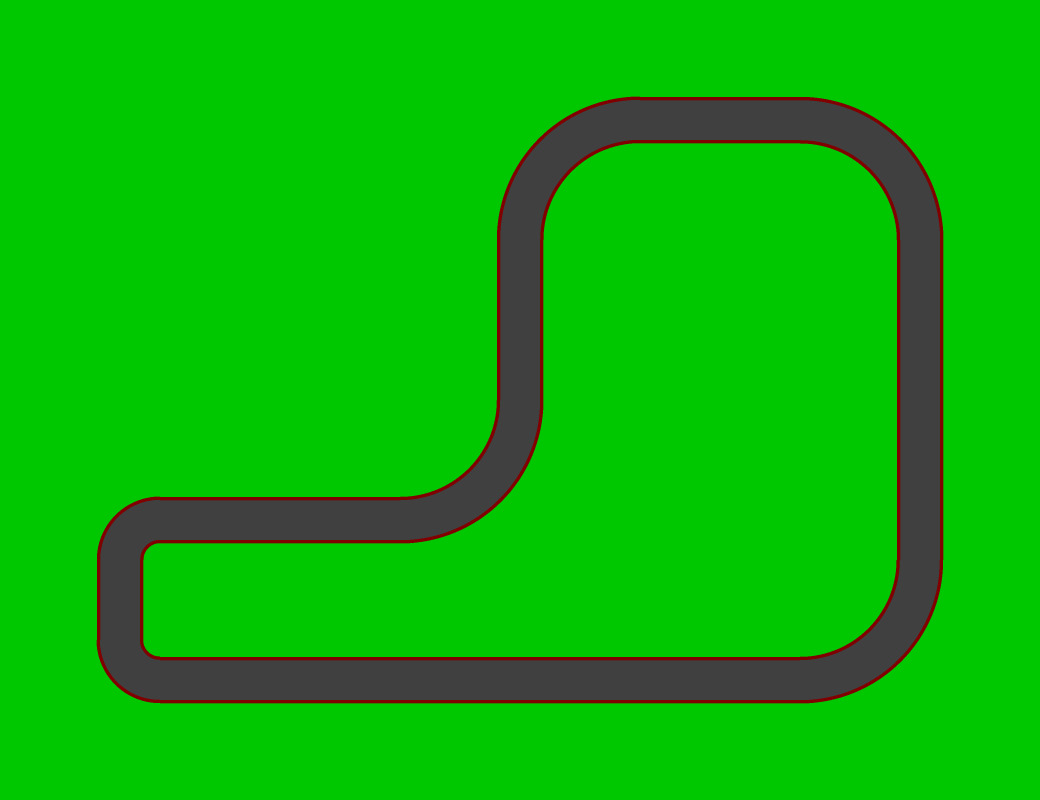
#> input picture Tools/Scripts/MakeTracks/fuji.png, 3120 x 2400 px, given in place of empty.png, which was not available (shown at 1/3 size)
$ python randomtrack.py
#> lines starting #> are read from the running program, lines starting #| are printed output that depends on the picture; pictures that were not available may be replaced by others from this repository, and a replacement may not be noted
### Tools/Scripts/MakeTracks/pathastar.py
#probably just do a flood fill, despite the filename


deltas = [(0, 1),
          (1, 0),
          (0, -1),
          (-1, 0)]

def tracePath(firstPosn, lastPosn, distances):
    firstPosn = firstPosn[:2]
    lastPosn = lastPosn[:2]
    #print("tracing fp:", firstPosn, "lp:", lastPosn)
    curPos = lastPosn
    backPath = [lastPosn]
    while True:
        bestPos = None
        bestDist = -1

        for dx, dy in deltas:
            nx = curPos[0] + dx
            ny = curPos[1] + dy

            curDist = distances[curPos]

            newPos = (nx, ny)

            if not newPos in distances:
                continue
            newDist = distances[newPos]

            if newDist == curDist - 1:
                bestPos = newPos
                bestDist = newDist
                break
        if bestPos is None:
            print ("error!")
            return None
        curPos = bestPos
        #print ("tracing through", curPos)
        backPath.append(curPos)
        if curPos == firstPosn:
            backPath.reverse()
            return backPath

    return [firstPosn, lastPosn]

def findShortestPath(path, maxDist):
    distances = {}

    for pi, posn in enumerate(path):
        posnX = posn[0]
        posnY = posn[1]

        distances[(posnX, posnY)] = pi

    #print ("start distances:")
    #print (distances)

    firstPosn = path[0][:2]
    lastPosn = path[-1][:2]
    openPosns = [lastPosn]

    destPosn = path[0][:2]

    # TODO make this smarter
    destPosn = (-1, 0)

    if (destPosn == lastPosn):
        if len(path) <= maxDist:
            return path
        else:
            return None

    while openPosns:
        posn = openPosns.pop(0)
        oldDist = distances[posn]
        newDist = oldDist + 1

        #print("considering pos",posn, " with dist ", oldDist)

        if newDist > maxDist:
            continue

        for dx, dy in deltas:
            newX = posn[0] + dx
            newY = posn[1] + dy

            newPosn = (newX, newY)

            canPlace = False

            if not (newPosn in distances):
                canPlace = True
            else:
                newPosnDist = distances[newPosn]
                if newPosnDist > newDist:
                    canPlace = True

            if canPlace:
                distances[newPosn] = newDist

                if newPosn == destPosn:
                    #print("tracing path")
                    #for dk in distances:
                    #    print(dk, distances[dk])

                    return tracePath(firstPosn, destPosn, distances)[1:]
                else:
                    openPosns.append(newPosn)
    return None


# [9 lines left out: function test, not called in this run]


# [2 lines that do not run on import are left out]

### Tools/Scripts/MakeTracks/randomtrack.py
import random
from enum import Enum

from PIL import Image

import pathastar

class Turn(Enum):
    LEFT = 1
    STRAIGHT = 2
    RIGHT = 3

def extendPosns(posns, e):
    lastPosn = posns[-1]
    lastDir = lastPosn[3]
    deltas = [(1, 0),
              (0, 1),
              (-1, 0),
              (0, -1)]
    dirDelta = {Turn.LEFT: 1,
                Turn.STRAIGHT: 0,
                Turn.RIGHT: 3}
    newDir = (lastDir + dirDelta[e]) % 4
    deltaPosn = deltas[lastDir]
    newXY = (lastPosn[0] + deltaPosn[0],
             lastPosn[1] + deltaPosn[1])
    return (newXY[0], newXY[1], lastDir, newDir)

def hasOverlap(posns):
    posSet = set()
    for p in posns:
        pxy = p[:2]
        if pxy in posSet:
            return True
        posSet.add(pxy)
    return False

def canClose(posns, final_loop_len):
    sp = pathastar.findShortestPath(posns, final_loop_len)
    if sp is None:
        return False
    return len(sp) <= final_loop_len

def makeTrackRecursive(final_loop_len, posns):
    # TODO make this smarter
    if posns[-1][:2] == (-1, 0):
        lastPosn = posns[-1]
        lX = lastPosn[0]
        lY = lastPosn[1]
        inDir = lastPosn[2]
        outDir = posns[0][2]
        posns[-1] = (lX, lY, inDir, outDir)
        return posns

    if (len(posns) == final_loop_len):
        return None

    print("track so far")
    printTrack(posns)
    print("current len:", len(posns))
    print("target len: ", final_loop_len)

    extensions = [Turn.LEFT, Turn.STRAIGHT, Turn.RIGHT]
    random.shuffle(extensions)

    for e in extensions:
        print (e)

        newPosns = posns + [extendPosns(posns, e)]
        #print ("new posns:", newPosns)

        if hasOverlap(newPosns):
            #print("has overlap, rejecting")
            continue

        if not canClose(newPosns, final_loop_len):
            #print("cannot close, rejecting")
            continue

        newSoln = makeTrackRecursive(final_loop_len, newPosns)
        if not (newSoln is None):
            return newSoln
    return None

def printTrack(posns):
    min_x = posns[0][0]
    min_y = posns[0][1]
    max_x = posns[0][0]
    max_y = posns[0][1]

    for p in posns:
        min_x = min(min_x, p[0])
        min_y = min(min_y, p[1])
        max_x = max(max_x, p[0])
        max_y = max(max_y, p[1])

    for y in range(max_y + 1, min_y - 1, -1):
        s = ""
        for x in range(min_x, max_x+1):
            foundPos = False
            for p in posns:
                if p[0]==x and p[1]==y:
                    foundPos = True
                    break
            if p == posns[0]:
                s += '>'
                continue
            if foundPos:
                turns = {(0, 0): '-',
                         (2, 2): '-',
                         (1, 1): '|',
                         (3, 3): '|',
                         (0, 1): 'J',
                         (0, 3): '\\',
                         (1, 2): '\\',
                         (1, 0): 'r',
                         (2, 1): 'L',
                         (2, 3): 'r',
                         (3, 2): 'J',
                         (3, 0): 'L'
                         }

                dirPair = p[2:]
                if dirPair in turns:
                    s += turns[dirPair]
                else:
                    s += '+'

            else:
                s += '.'
        print(s)


emptyTile = Image.open("empty.png")
#> emptyTile is the input picture: PIL image 3120x2400 RGB; mean R, G, B 10.1, 179.9, 7.6
straightEWTile = Image.open("1x1straight3lane.png")
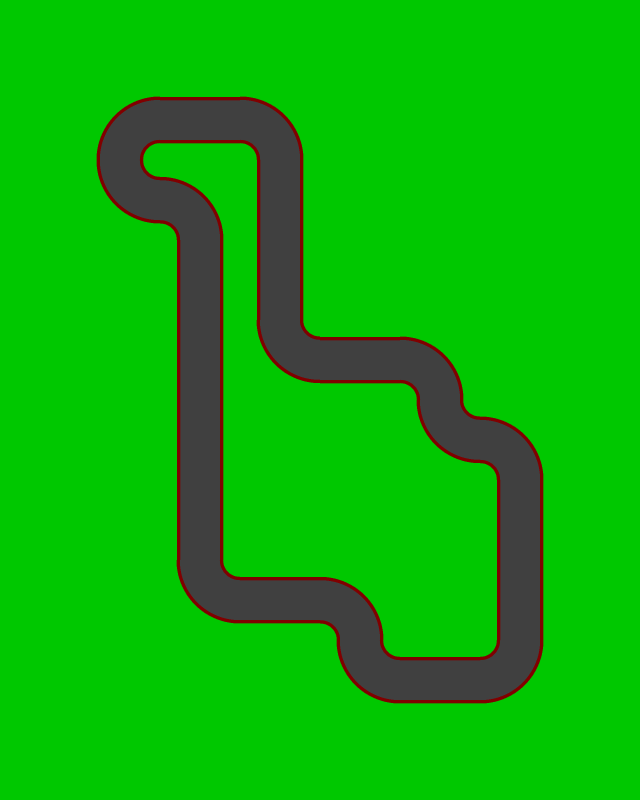
#> input picture Tools/Scripts/MakeTracks/rand_0000.png, 1920 x 2400 px, given in place of 1x1straight3lane.png, which was not available (shown at 1/3 size)
#> straightEWTile is the input picture: PIL image 1920x2400 RGB; mean R, G, B 11.4, 177.4, 8.5
straightNSTile = straightEWTile.rotate(90)
tightLeft0 = Image.open("1x1left903lane.png")
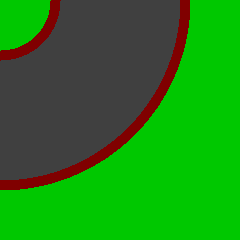
#> input picture Tools/Scripts/MakeTracks/1x1left903lane.png, 240 x 240 px
#> tightLeft0 is the input picture: PIL image 240x240 RGB; mean R, G, B 33.7, 133.2, 25.3
tightLeft1 = tightLeft0.rotate(90)
tightLeft2 = tightLeft1.rotate(90)
tightLeft3 = tightLeft2.rotate(90)
tightRight0 = Image.open("1x1right903lane.png")
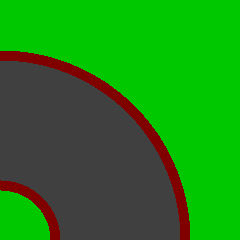
#> input picture Tools/Scripts/MakeTracks/1x1right903lane.png, 240 x 240 px
#> tightRight0 is the input picture: PIL image 240x240 RGB; mean R, G, B 33.5, 133.5, 25.1
tightRight1 = tightRight0.rotate(90)
tightRight2 = tightRight1.rotate(90)
tightRight3 = tightRight2.rotate(90)
mediumLeft0 = Image.open("2x2left903lane.png")
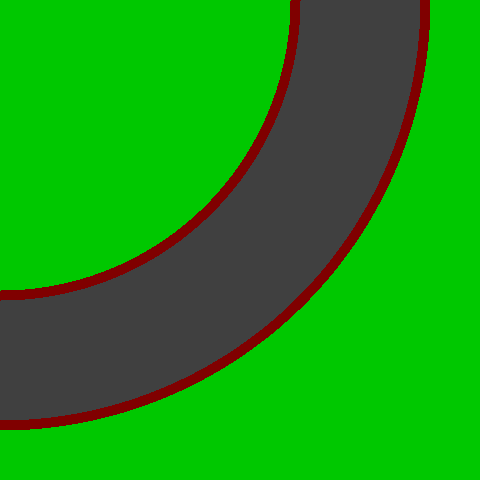
#> input picture Tools/Scripts/MakeTracks/2x2left903lane.png, 480 x 480 px
#> mediumLeft0 is the input picture: PIL image 480x480 RGB; mean R, G, B 25.2, 150, 18.9
mediumLeft1 = mediumLeft0.rotate(90)
mediumLeft2 = mediumLeft1.rotate(90)
mediumLeft3 = mediumLeft2.rotate(90)
mediumRight0 = Image.open("2x2right903lane.png")
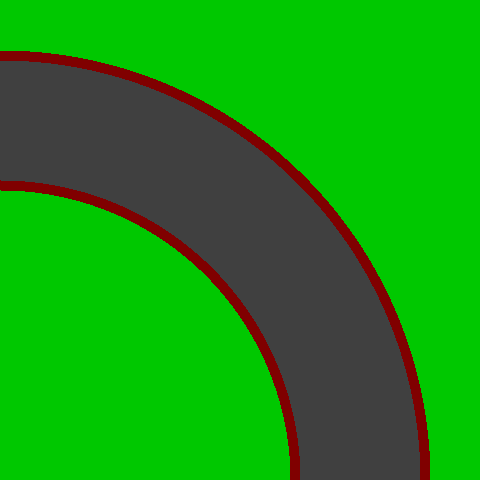
#> input picture Tools/Scripts/MakeTracks/2x2right903lane.png, 480 x 480 px
#> mediumRight0 is the input picture: PIL image 480x480 RGB; mean R, G, B 25.1, 150.1, 18.8
mediumRight1 = mediumRight0.rotate(90)
mediumRight2 = mediumRight1.rotate(90)
mediumRight3 = mediumRight2.rotate(90)

def drawPosn(im, posn, x_off, y_off, width, height):
    key = posn[2:]

    tiles = {(0, 0): straightEWTile,
             (1, 1): straightNSTile,
             (2, 2): straightEWTile,
             (3, 3): straightNSTile,
             (0, 1): tightLeft0,
             (0, 3): tightRight0,
             (1, 0): tightRight1,
             (1, 2): tightLeft1,
             (2, 1): tightRight2,
             (2, 3): tightLeft2,
             (3, 0): tightLeft3,
             (3, 2): tightRight3,
             }

    if key in tiles:
        px = 240 * (posn[0] + x_off)
        py = height - 240 * (posn[1] + y_off + 1)

        t = tiles[key]
        im.paste(t, (px, py))

def drawTrack(track, png_filename):
    min_x = track[0][0]
    max_x = min_x
    min_y = track[0][1]
    max_y = min_y

    for posn in track:
        min_x = min(min_x, posn[0])
        min_y = min(min_y, posn[1])
        max_x = max(max_x, posn[0])
        max_y = max(max_y, posn[1])

    width = max_x - min_x + 3
    height = max_y - min_y + 3

    im_width = 240 * width
    im_height = 240 * height

    x_off = 1 - min_x
    y_off = 1 - min_y

    im = Image.new("RGB",
                   (im_width, im_height), (0, 255, 0))

    for ex in range(0, im_width, 240):
        for ey in range(0, im_height, 240):
            im.paste(emptyTile, (ex, ey))

    for posn in track:
        drawPosn(im, posn, x_off, y_off, im_width, im_height)

    im.save(png_filename)


def makeTrack(loop_len, png_filename):
    posns=[(0,0,0,0)]

    track = makeTrackRecursive(loop_len, posns)
    if track is None:
        print ("no track")
        return
    print ("got good track")
    printTrack(track)
    drawTrack(track, png_filename)

if __name__ == "__main__":
    makeTrack(25, "random.png")
#> after the loop in drawTrack, `for ex in range(0, im_width, 240):`:
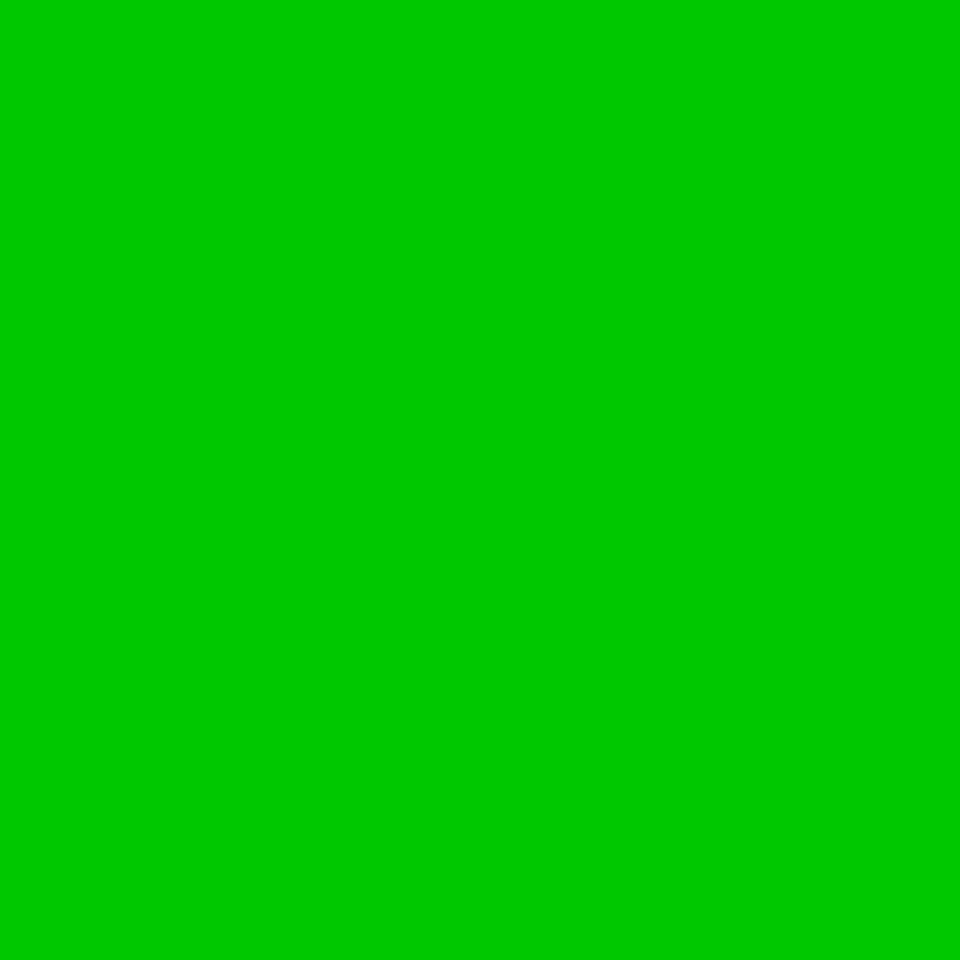
#> im: PIL image 1920x1920 RGB (shown at 1/2 size); mean R, G, B 0, 200, 0
#> after the loop in drawTrack, `for posn in track:`:
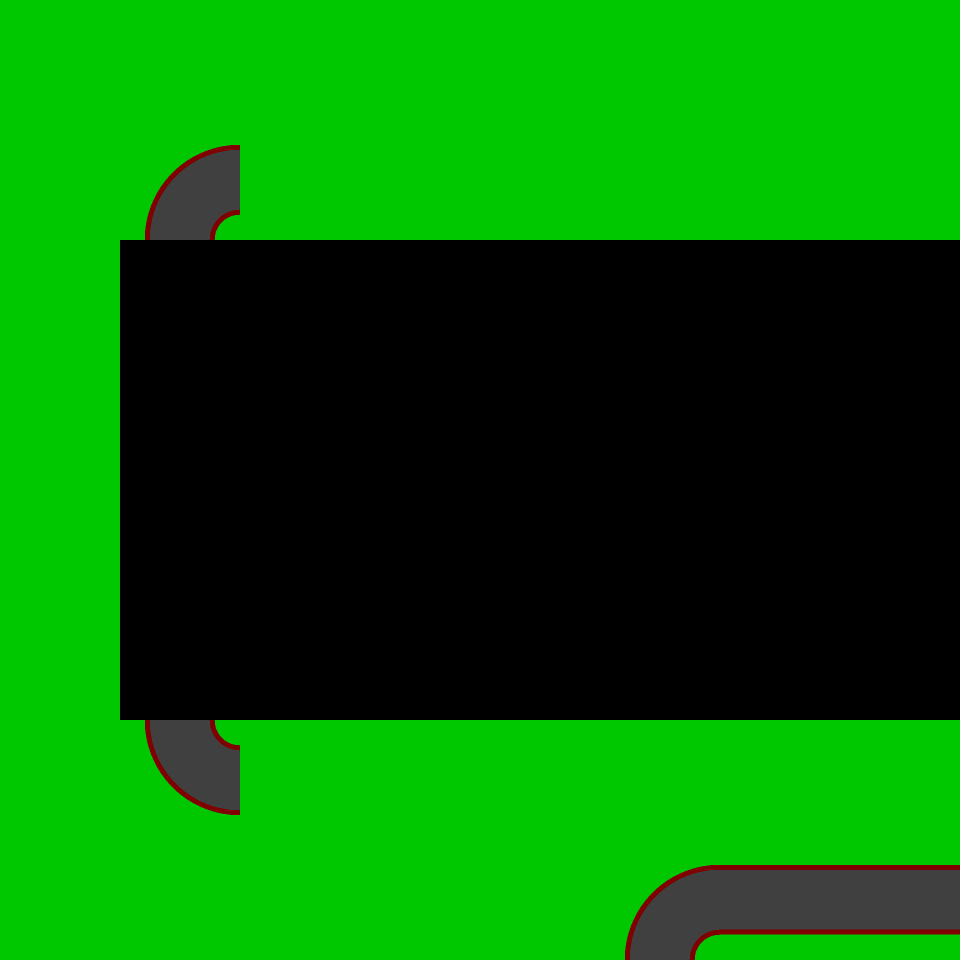
#> im: PIL image 1920x1920 RGB (shown at 1/2 size); mean R, G, B 2.9, 106.7, 2.2
